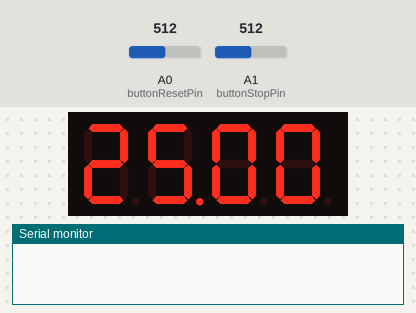
Recording of a sketch running on a simulated Arduino Uno, built with avr-gcc and run on an emulated ATmega328P. Shown: 4-digit seven-segment display, the last lines printed to the serial monitor. The inputs (shaded band) are chosen by the test bench; at power-on: A1 (buttonStopPin) = 512, A0 (buttonResetPin) = 512.

Above: at 0.1 s.
At 1.2 s:
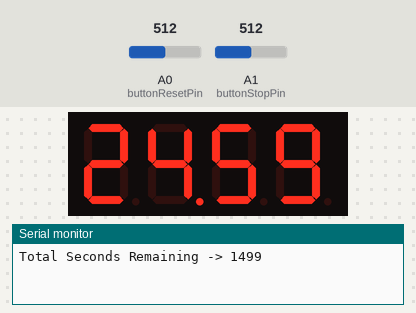
1.3 s: A1 (buttonStopPin) set to 490
At 1.7 s:
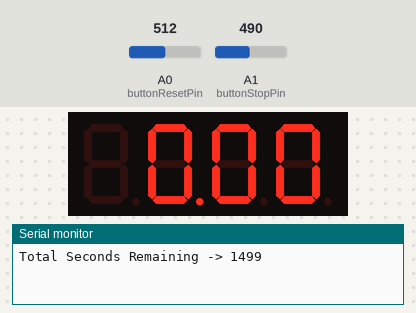
Timing chart, 0 to 4.3 s (numbered marks = the images above; inputs shaded):
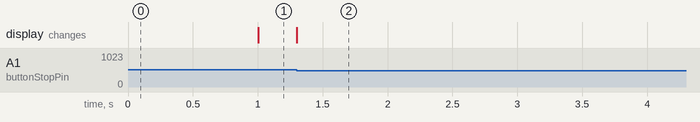

The sketch:

7segment_4digit_pomodoroCountdown.ino
```cpp
#include <SevSeg.h>

SevSeg sevseg;

const int INITIAL_COUNTDOWN = 1500;
//const int INITIAL_COUNTDOWN = 3600;
int COUNTDOWN = INITIAL_COUNTDOWN;
unsigned long lastUpdate = 0;  // To store the last time the countdown was updated
const int countdownInterval = 1000;  // 1 second interval for the countdown

const int  buttonResetPin = A0;
const int  buttonStopPin = A1;
int resetNow, stopNow;

void setup() {
  byte numDigits = 4;
  byte digitPins[] = {10, 11, 12, 13};
  byte segmentPins[] = {9, 2, 3, 5, 6, 8, 7, 4};
  bool resistorsOnSegments = true;
  byte hardwareConfig = COMMON_CATHODE;

  sevseg.begin(hardwareConfig, numDigits, digitPins, segmentPins, resistorsOnSegments);
  sevseg.setBrightness(90);

  Serial.begin(9600);
  pinMode(buttonResetPin, INPUT_PULLUP);
  pinMode(buttonStopPin, INPUT_PULLUP);
}

void loop() {
  resetNow = analogRead(buttonResetPin);
  stopNow = analogRead(buttonStopPin);

  if (resetNow < 500) {
    COUNTDOWN = INITIAL_COUNTDOWN;
  }

  if (stopNow < 500) {
    COUNTDOWN = 0;
  }

  String StringMinutes = String(COUNTDOWN / 60);
  int seconds = COUNTDOWN % 60;
  String StringSeconds = (seconds < 10) ? "0" + String(seconds) : String(seconds);
  String result = StringMinutes + StringSeconds;
  int now = result.toInt();

  // Refresh the display continuously
  sevseg.setNumber(now, 2);
  sevseg.refreshDisplay();

  // Check if 1 second has passed since the last update
  if (millis() - lastUpdate >= countdownInterval) {
    lastUpdate = millis();  // Update the timestamp

    // Decrease the countdown and print it to Serial Monitor
    if (COUNTDOWN > 0) {
      COUNTDOWN--;
      Serial.print("Total Seconds Remaining -> ");
      Serial.println(COUNTDOWN);
    } else {
      exit;
    }
  }
}
```
